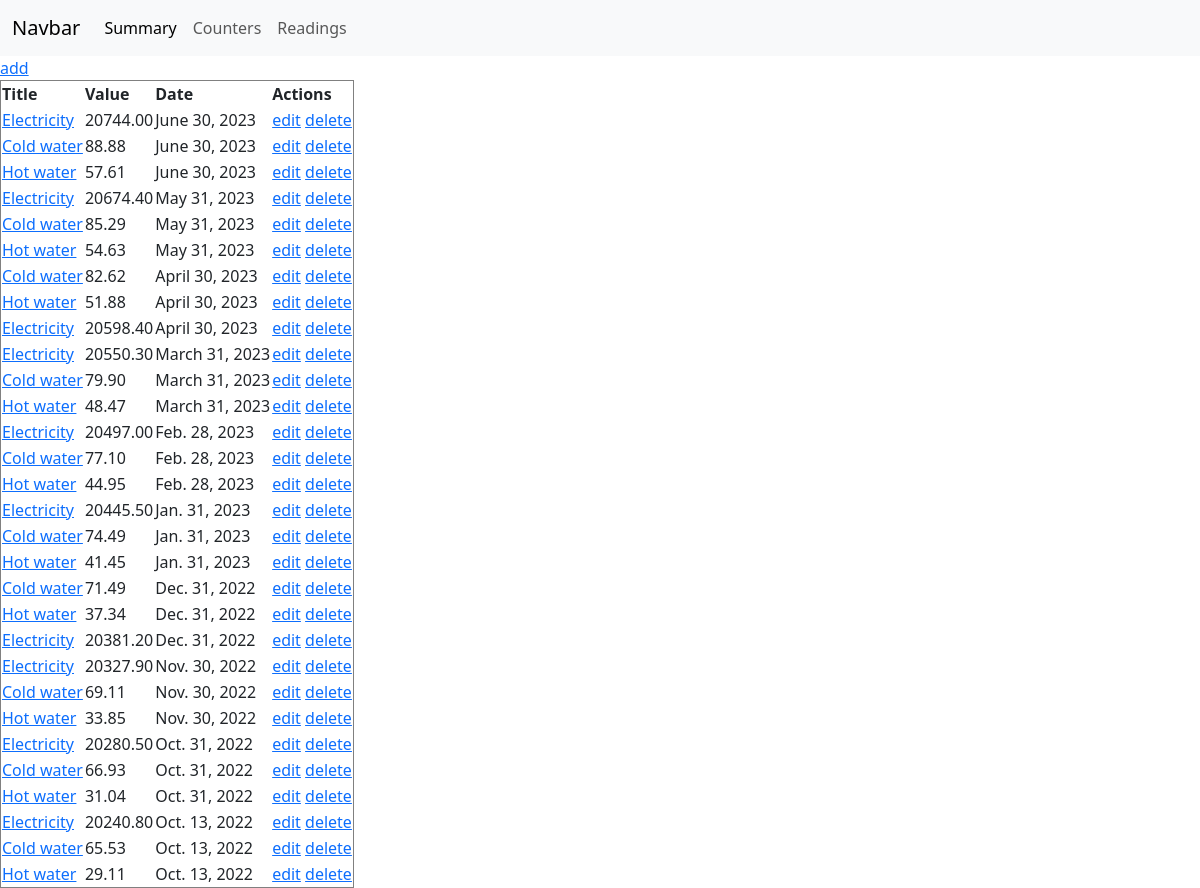
Screenshot of /readings/list/ with the database file from the repository.
### counters/models.py (models this page shows, shortened)
class Reading(models.Model):
    class Meta:
        ordering = ("-date",)
    counter = models.ForeignKey(
        "Counter", related_name="readings", on_delete=models.CASCADE
    )
    date = models.DateField()
    value = models.DecimalField(max_digits=10, decimal_places=2)
    usage_in_units = models.DecimalField(
        max_digits=10, decimal_places=2, blank=True, null=True
    )

class Counter(models.Model):
    title = models.CharField(max_length=60)
    consumable = models.BooleanField(default=True)
    unit = models.CharField(max_length=60, blank=True, null=True)
    price_per_unit = models.DecimalField(max_digits=5, decimal_places=2, default=0)
    fixed_price = models.DecimalField(max_digits=5, decimal_places=2, default=0)

### counters/views.py (the view)
# urls.py: path("readings/list/", ReadingListView.as_view(), name="readings-list"),
class ReadingListView(ListView):
    model = Reading

### counters/templates/counters/reading_list.html
{% extends "counters/base.html" %}
{% block content %}
    <a href="{% url 'counters:reading-create' %}">add</a>
    {% include 'counters/partials/readings_table.html' %}
{% endblock %}

### counters/templates/counters/partials/readings_table.html
<table border="1">
    <thead>
        <tr>
            <th>Title</th>
            <th>Value</th>
            <th>Date</th>
            <th>Actions</th>
        </tr>
    </thead>
    <tbody>
        {% for obj in object_list %}
            <tr>
                <td>
                    <a href="{% url 'counters:counter-detail' obj.counter.id %}">{{ obj.counter.title }}</a>
                </td>
                <td>{{ obj.value }}</td>
                <td>{{ obj.date }}</td>
                <td>
                    <a href="{% url 'counters:reading-edit' obj.id %}">edit</a>
                    <a href="{% url 'counters:reading-delete' obj.id %}">delete</a>
                </td>
            </tr>
        {% endfor %}
    </tbody>
</table>

### rows the page displays
Reading: counter "Electricity", value "20744.00", date "June 30, 2023"
Reading: counter "Cold water", value "88.88", date "June 30, 2023"
Reading: counter "Hot water", value "57.61", date "June 30, 2023"
Reading: counter "Electricity", value "20674.40", date "May 31, 2023"
Reading: counter "Cold water", value "85.29", date "May 31, 2023"
Reading: counter "Hot water", value "54.63", date "May 31, 2023"
Reading: counter "Cold water", value "82.62", date "April 30, 2023"
Reading: counter "Hot water", value "51.88", date "April 30, 2023"
Reading: counter "Electricity", value "20598.40", date "April 30, 2023"
Reading: counter "Electricity", value "20550.30", date "March 31, 2023"
Reading: counter "Cold water", value "79.90", date "March 31, 2023"
Reading: counter "Hot water", value "48.47", date "March 31, 2023"
Reading: counter "Electricity", value "20497.00", date "Feb. 28, 2023"
Reading: counter "Cold water", value "77.10", date "Feb. 28, 2023"
Reading: counter "Hot water", value "44.95", date "Feb. 28, 2023"
Reading: counter "Electricity", value "20445.50", date "Jan. 31, 2023"
Reading: counter "Cold water", value "74.49", date "Jan. 31, 2023"
Reading: counter "Hot water", value "41.45", date "Jan. 31, 2023"
Reading: counter "Cold water", value "71.49", date "Dec. 31, 2022"
Reading: counter "Hot water", value "37.34", date "Dec. 31, 2022"
Reading: counter "Electricity", value "20381.20", date "Dec. 31, 2022"
Reading: counter "Electricity", value "20327.90", date "Nov. 30, 2022"
Reading: counter "Cold water", value "69.11", date "Nov. 30, 2022"
Reading: counter "Hot water", value "33.85", date "Nov. 30, 2022"
Reading: counter "Electricity", value "20280.50", date "Oct. 31, 2022"
Reading: counter "Cold water", value "66.93", date "Oct. 31, 2022"
Reading: counter "Hot water", value "31.04", date "Oct. 31, 2022"
Reading: counter "Electricity", value "20240.80", date "Oct. 13, 2022"
Reading: counter "Cold water", value "65.53", date "Oct. 13, 2022"
Reading: counter "Hot water", value "29.11", date "Oct. 13, 2022"
